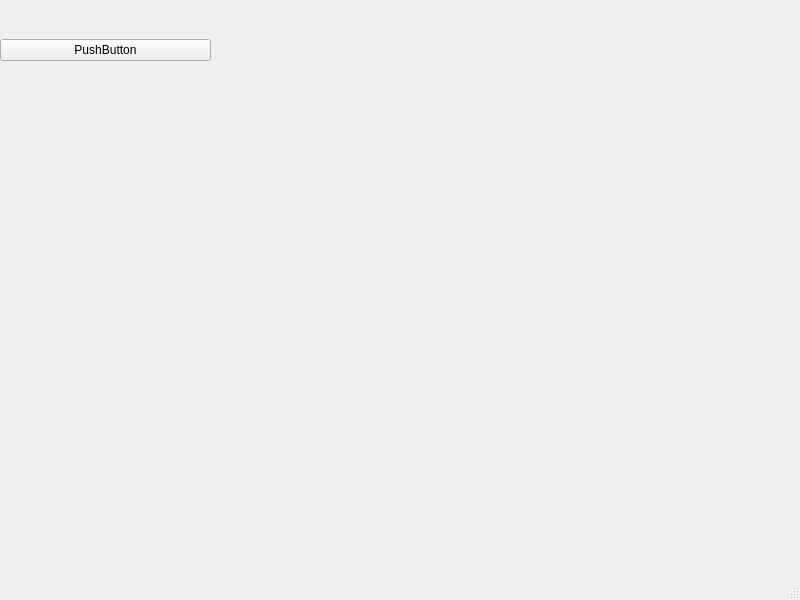
<?xml version="1.0" encoding="UTF-8"?>
<ui version="4.0">
 <class>prueba3</class>
 <widget class="QMainWindow" name="prueba3">
  <property name="geometry">
   <rect>
    <x>0</x>
    <y>0</y>
    <width>800</width>
    <height>600</height>
   </rect>
  </property>
  <property name="windowTitle">
   <string>prueba3</string>
  </property>
  <widget class="QWidget" name="centralwidget">
   <widget class="QWidget" name="verticalLayoutWidget">
    <property name="geometry">
     <rect>
      <x>0</x>
      <y>0</y>
      <width>211</width>
      <height>101</height>
     </rect>
    </property>
    <layout class="QVBoxLayout" name="verticalLayout">
     <item>
      <widget class="QPushButton" name="pushButton">
       <property name="text">
        <string>PushButton</string>
       </property>
      </widget>
     </item>
    </layout>
   </widget>
  </widget>
  <widget class="QMenuBar" name="menubar">
   <property name="geometry">
    <rect>
     <x>0</x>
     <y>0</y>
     <width>800</width>
     <height>24</height>
    </rect>
   </property>
  </widget>
  <widget class="QStatusBar" name="statusbar"/>
 </widget>
 <resources/>
 <connections/>
</ui>
